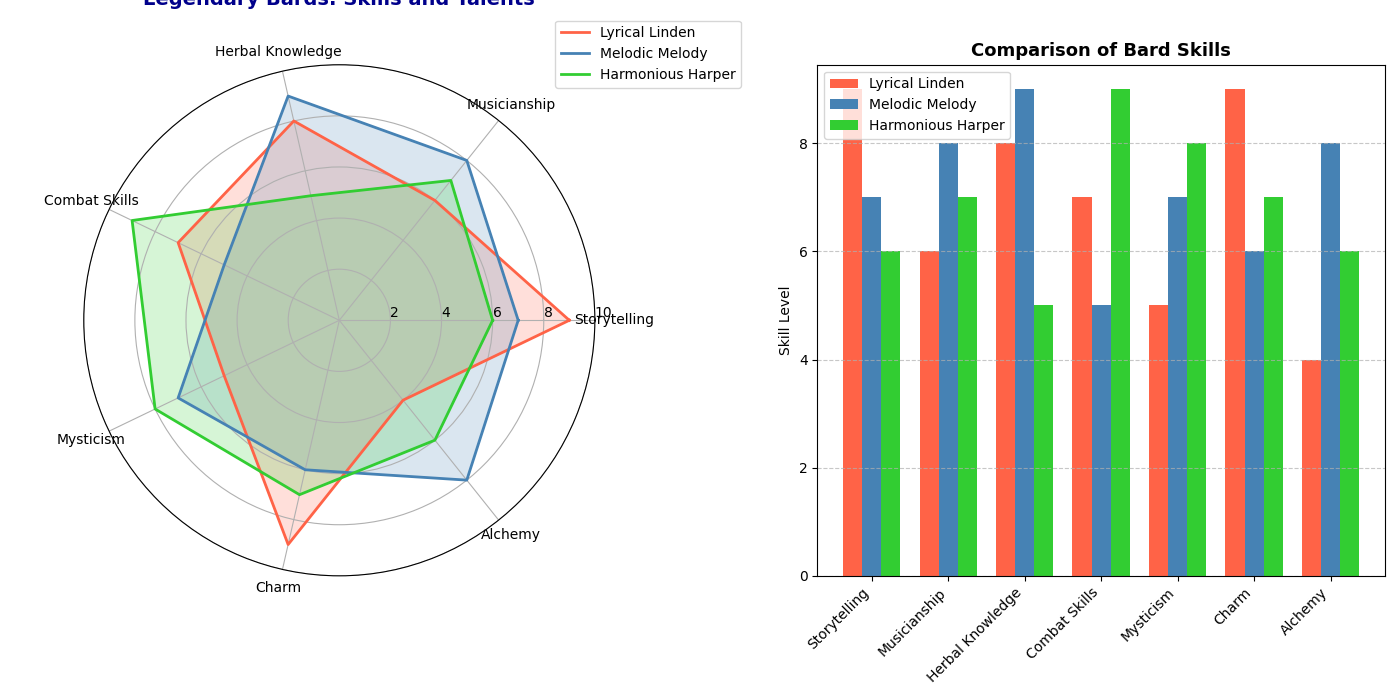

Write the Python code that produced this figure.
import numpy as np
import matplotlib.pyplot as plt
from math import pi

# Categories representing different bard skills in a fantasy world
categories = ['Storytelling', 'Musicianship', 'Herbal Knowledge', 'Combat Skills', 'Mysticism', 'Charm', 'Alchemy']

# Skills for three legendary bards
bard_1 = np.array([9, 6, 8, 7, 5, 9, 4])  # Bard A: Lyrical Linden
bard_2 = np.array([7, 8, 9, 5, 7, 6, 8])  # Bard B: Melodic Melody
bard_3 = np.array([6, 7, 5, 9, 8, 7, 6])  # Bard C: Harmonious Harper

# Combine data for easier handling
bards_data = [bard_1, bard_2, bard_3]
bards_names = ['Lyrical Linden', 'Melodic Melody', 'Harmonious Harper']

# Number of variables
num_vars = len(categories)

# Compute angle for each axis
angles = np.linspace(0, 2 * np.pi, num_vars, endpoint=False).tolist()
angles += angles[:1]

# Color palette
colors = ['#FF6347', '#4682B4', '#32CD32']

# Function to create radar chart
def create_radar_chart(ax, data, categories, bards_names, color):
    for bard_data, bard_name, color in zip(data, bards_names, color):
        values = np.concatenate((bard_data, [bard_data[0]]))
        ax.plot(angles, values, linewidth=2, linestyle='solid', label=bard_name, color=color)
        ax.fill(angles, values, color=color, alpha=0.2)

    # Add labels for each category
    ax.set_xticks(angles[:-1])
    ax.set_xticklabels(categories, color='black', size=10)

    # Customize the y-axis
    ax.set_rlabel_position(0)
    plt.yticks([2, 4, 6, 8, 10], ["2", "4", "6", "8", "10"], color='grey', size=7)
    ax.set_ylim(0, 10)

# Create figure and subplots
fig, (ax1, ax2) = plt.subplots(1, 2, figsize=(14, 7), subplot_kw=dict(polar=True))

# Create radar chart for the first subplot
create_radar_chart(ax1, bards_data, categories, bards_names, colors)
ax1.set_title('Legendary Bards: Skills and Talents', size=14, color='darkblue', y=1.1, fontweight='bold')
ax1.legend(loc='upper right', bbox_to_anchor=(1.3, 1.1))

# Create bar chart for comparison in the second subplot
ax2.remove()
ax2 = fig.add_subplot(1, 2, 2)
x = np.arange(num_vars)
width = 0.25

ax2.bar(x - width, bard_1, width, color=colors[0], label=bards_names[0])
ax2.bar(x, bard_2, width, color=colors[1], label=bards_names[1])
ax2.bar(x + width, bard_3, width, color=colors[2], label=bards_names[2])

ax2.set_ylabel('Skill Level')
ax2.set_title('Comparison of Bard Skills', fontsize=13, fontweight='bold')
ax2.set_xticks(x)
ax2.set_xticklabels(categories, rotation=45, ha="right", fontsize=10)
ax2.legend(loc='upper left')
ax2.grid(axis='y', linestyle='--', alpha=0.7)

# Adjust layout
plt.tight_layout()

# Show the plot
plt.show()
